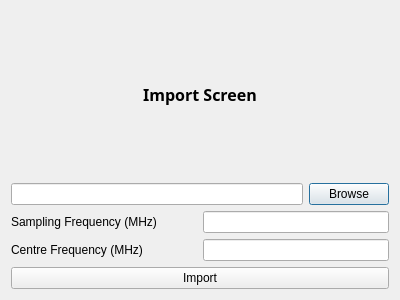
<?xml version="1.0" encoding="UTF-8"?>
<ui version="4.0">
 <class>Dialog</class>
 <widget class="QDialog" name="Dialog">
  <property name="geometry">
   <rect>
    <x>0</x>
    <y>0</y>
    <width>400</width>
    <height>300</height>
   </rect>
  </property>
  <property name="windowTitle">
   <string>Dialog</string>
  </property>
  <layout class="QVBoxLayout" name="verticalLayout_2">
   <item>
    <layout class="QVBoxLayout" name="verticalLayout">
     <item>
      <widget class="QLabel" name="ImportLabel">
       <property name="font">
        <font>
         <family>Sans Serif</family>
         <pointsize>12</pointsize>
         <weight>75</weight>
         <bold>true</bold>
        </font>
       </property>
       <property name="text">
        <string>Import Screen</string>
       </property>
       <property name="alignment">
        <set>Qt::AlignCenter</set>
       </property>
      </widget>
     </item>
     <item>
      <layout class="QHBoxLayout" name="horizontalLayout_3">
       <item>
        <widget class="QLineEdit" name="FileNameLabel">
         <property name="readOnly">
          <bool>true</bool>
         </property>
        </widget>
       </item>
       <item>
        <widget class="QPushButton" name="FileButton">
         <property name="text">
          <string>Browse</string>
         </property>
        </widget>
       </item>
      </layout>
     </item>
     <item>
      <layout class="QHBoxLayout" name="horizontalLayout">
       <item>
        <widget class="QLabel" name="SampleFreqLabel">
         <property name="text">
          <string>Sampling Frequency (MHz)</string>
         </property>
        </widget>
       </item>
       <item>
        <widget class="QLineEdit" name="SampleFreqInput">
         <property name="sizePolicy">
          <sizepolicy hsizetype="Minimum" vsizetype="Fixed">
           <horstretch>0</horstretch>
           <verstretch>0</verstretch>
          </sizepolicy>
         </property>
        </widget>
       </item>
      </layout>
     </item>
     <item>
      <layout class="QHBoxLayout" name="horizontalLayout_2">
       <item>
        <widget class="QLabel" name="CentreFreqLabel">
         <property name="text">
          <string>Centre Frequency (MHz)</string>
         </property>
        </widget>
       </item>
       <item>
        <widget class="QLineEdit" name="CentreFreqInput">
         <property name="sizePolicy">
          <sizepolicy hsizetype="Minimum" vsizetype="Fixed">
           <horstretch>0</horstretch>
           <verstretch>0</verstretch>
          </sizepolicy>
         </property>
        </widget>
       </item>
      </layout>
     </item>
     <item>
      <widget class="QPushButton" name="ActionButton">
       <property name="text">
        <string>Import</string>
       </property>
      </widget>
     </item>
    </layout>
   </item>
  </layout>
 </widget>
 <resources/>
 <connections/>
</ui>
